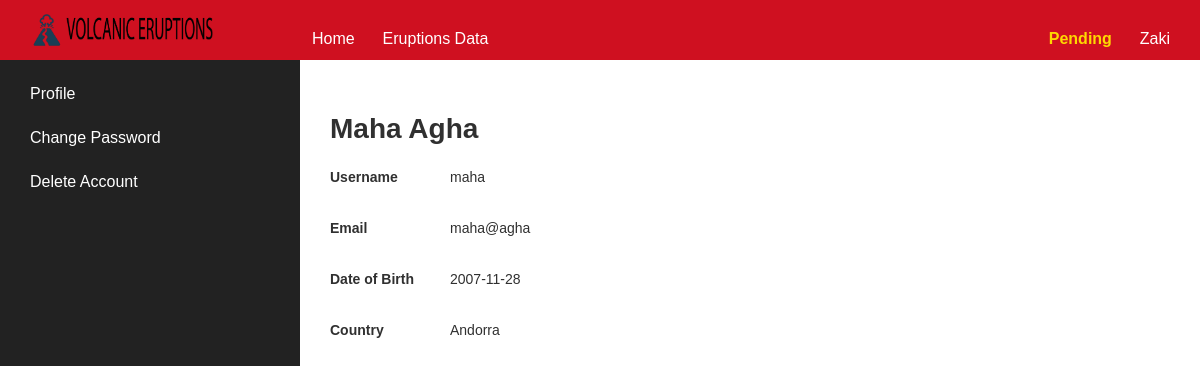
Before: /user/maha (signed in) with the older database file.
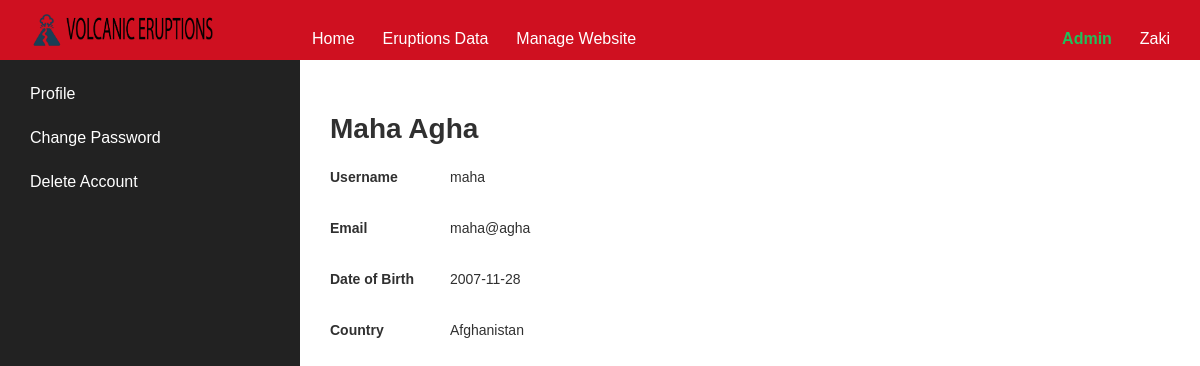
After: the same page with the newer database file.
### myflask/models.py (models this page shows, shortened)
class User(db.Model, UserMixin):
    __tablename__ = "user"
    id = db.Column(db.Integer, primary_key=True)
    first_name = db.Column(db.Text, nullable=False)
    last_name = db.Column(db.Text, nullable=False)
    DOB = db.Column(db.Date, nullable=False)
    email = db.Column(db.Text, unique=True, nullable=False)
    username = db.Column(db.Text, unique=True, nullable=False)
    password = db.Column(db.Text, nullable=False)
    user_type = db.Column(db.Text, nullable=False)
    country = db.Column(db.Text, nullable=False)

### myflask/auth/routes.py (the view)
@auth_bp.route('/user/<username>')
@login_required
def user(username):
    user = User.query.filter_by(username=username).first_or_404()
    return render_template('user.html', user=user)

### myflask/auth/routes.py (called while the page is built)
@login_manager.user_loader
def load_user(user_id):
    if user_id is not None:
        return User.query.get(user_id)
    return None

### myflask/templates/user.html (shortened to what this page needs)
{% extends 'layout.html' %}
{% set page_name = 'user' %}
{% block content %}
    <div class="flex h-minus-nav">
        {% include 'sidebar_settings.html' %}
        <div class="overflow-y-auto flex-auto">
            <div class="container-full m-t-30 m-b-40">
                <div></br></div>
                <h1>{{ user.first_name }} {{ user.last_name }}</h1>
                <div></br></div>
                <div class="input-group responsive m-b-30">
                    <label>Username</label>
                    <div>
                        {{ user.username }}
                    </div>
                </div>
                <div class="input-group responsive m-b-30">
                    <label>Email</label>
                    <div>
                        {{ user.email }}
                    </div>
                </div>
                <div class="input-group responsive m-b-30">
                    <label>Date of Birth</label>
                    <div>
                        {{ user.DOB }}
                    </div>
                </div>
                <div class="input-group responsive m-b-30">
                    <label>Country</label>
                    <div>
                        {{ user.country }}
                    </div>
                </div>
            </div>
        </div>
    </div>
{% endblock %}

### myflask/templates/navbar.html (shortened to what this page needs)
<nav class="nav">
    <div class="nav-left">
        <img class="nav-brand" src="{{ url_for('static', filename='images/biglogo.png') }}" alt=""/>
    </div>
    {% if current_user.is_anonymous %}
        <div></div>
    {% else %}
        <div class="nav-responsive" id="navMenuContent">
            <div class="nav-center">
                <a class="nav-item" href="{{ url_for('main.index') }}">
                     Home
                </a>
                <a class="nav-item">
                     Eruptions Data
                </a>
                {% if current_user.user_type == 'admin' %}
                    <a class="nav-item" href="{{ url_for('auth.admin') }}">
                         Manage Website
                    </a>
                {% endif %}
            </div>
            <div class="nav-right">
                {% if current_user.user_type == 'admin' %}
                    <a class="nav-item is-bold is-green-500">
                         Admin
                    </a>
                {% elif current_user.user_type == 'A' %}
                    <a class="nav-item is-bold is-yellow-500">
                         Pending
                    </a>
                {% endif %}
                <div class="menu menu--nav is-right">
                    <div class="nav-item menu-trigger"
                    >{{ current_user.first_name }}
                    </div>
                </div>
            </div>
        </div>
    {% endif %}
</nav>

Changed rows visible on the page:
changed User "Zaki": user_type "A" → "admin" (drawn)
changed User "Maha": country "Andorra" → "Afghanistan"
Other visible differences:
text no longer shown: "Pending"
text now shown: "Manage Website Admin"
